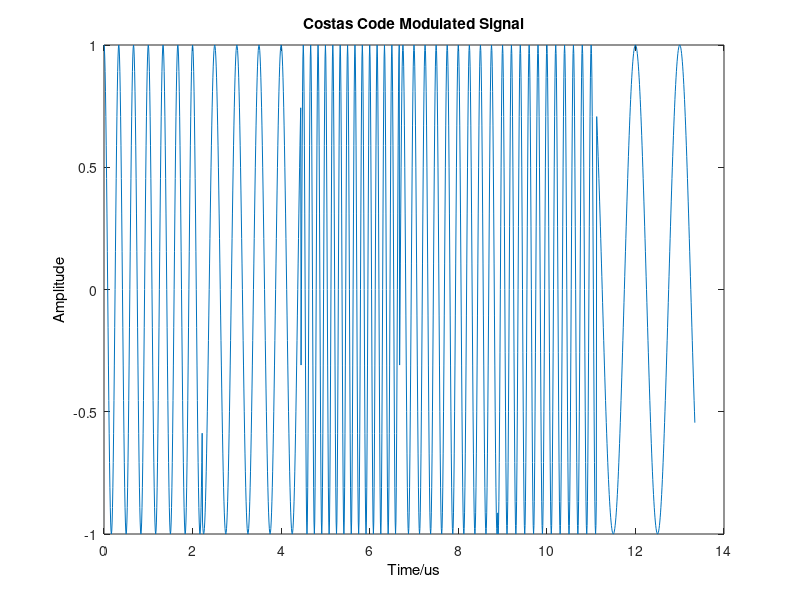
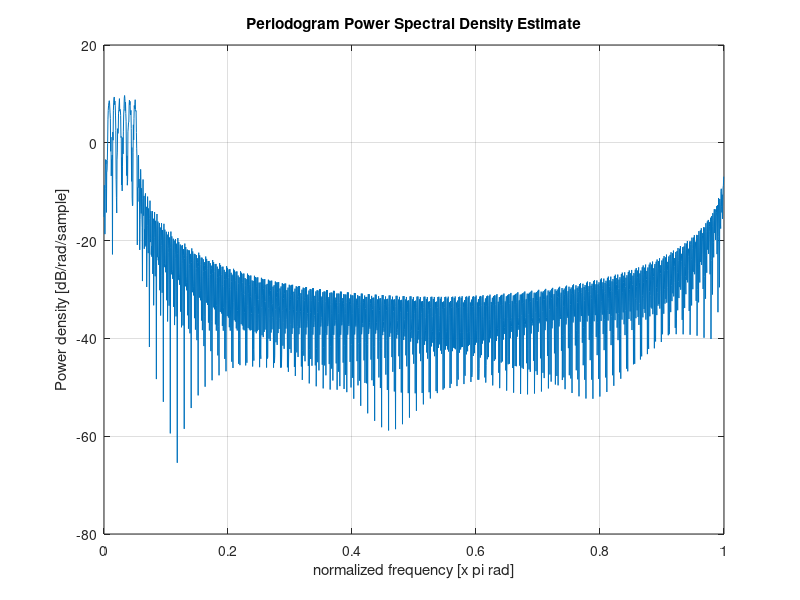

The MATLAB source for these figures, in order:
%function x = Costa_Code()
%myFun - Description
%This function is used to generate Costa Code.
% Syntax: x = Costa_Code()
%
% Long description
    
clc;clear all;

A = 1;                                   %Amplitude
fs = 1200e6; Ts = 1/fs;                    %sample frequency 
fc = fs/6 + rand*(fs/5-fs/6);            %carrier frequency
SAR = floor(fs/fc);                      %sample rate
k = randi(3);                            %index of frequency sequence
N = 512 + randi(1920-512);               %length of samples

if k==1
    freq = [3 2 6 4 5 1].*10e6;
elseif k==2
    freq = [5 4 6 2 3 1].*10e6;
else
    freq = [2 4 8 5 10 9 7 3 6 1].*10e6;
end

N_f = length(freq);
np = fix(N/N_f);                %samples per fre                
n = 1:np;                       %set up vectors for modulated signal
t = 0:Ts:np*N_f*Ts-Ts;          %set up time vector

index = 0;
for i = 1:N_f
        I((i-1)*np+1:i*np) = A*cos(2*pi*freq(i).*t((i-1)*np+1:i*np));
        Q((i-1)*np+1:i*np) = A*sin(2*pi*freq(i).*t((i-1)*np+1:i*np));
end


figure(1);
plot(t*10e6,I);
set(get(gca, 'Title'), 'String', 'Costas Code Modulated Signal');
set(get(gca, 'XLabel'), 'String', 'Time/us');
set(get(gca, 'YLabel'), 'String', 'Amplitude');

signal = I + sqrt(-1)*Q;
figure(2);
periodogram(signal);


disp('The frequency sequency is')
disp(freq)

